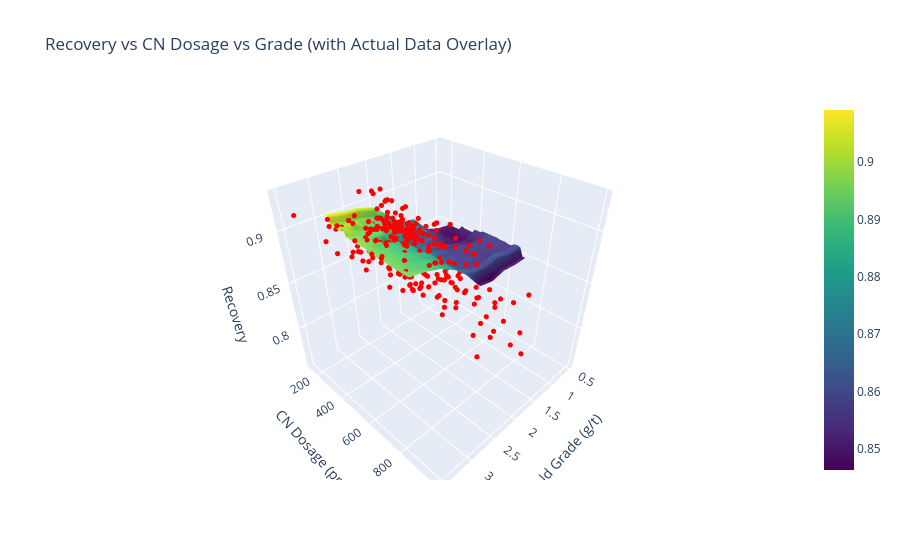

The notebook cell saved with this chart:
### Markdown cell above
### 📈 Plot 1: Daily CN Dosage Discrepancy Over Time
This plot shows the difference between the actual CN added and what your inverse solver estimated as the optimal dose.

### Key Observations:
* There’s high volatility in both directions — with overuse (positive) reaching >800 ppm and underuse dropping below −600 ppm.
* Early periods (mid-2024) show more consistent overdosing.
* Later periods (early 2025) show less magnitude and a more balanced spread — possibly indicating improving control or tighter reagent management over time.


### Plot 2: Monthly CN Overuse (kg) vs Recovery Error
This combined bar/line plot quantifies CN inefficiencies and their effect on gold recovery:
* Red bars: Total CN error by month (in kg) — positive = excess, negative = underdosage.
* Blue line: Average model-predicted recovery error (Predicted – Actual).

### Interpretation:
July–August 2024 had major overdosing (~60 kg/month) with little-to-no recovery benefit.
* From October 2024 onward, CN usage becomes more conservative (even underdosed) but recovery performance doesn’t collapse — a strong indicator that historical overdosing wasn’t justified.
* Useful for building a cost vs benefit analysis of reagent usage.

### Plot 3: Recovery Surface: CN vs Grade (3D)
This 3D surface shows how predicted gold recovery varies with grade (x-axis) and CN dosage (y-axis), while other parameters are held constant.

### Insights:
* Recovery increases with both grade and CN — as expected.
* Diminishing returns evident:
	- Going from 100 ppm to 400 ppm boosts recovery,
	- But above ~500 ppm, incremental gains flatten — especially at lower grades.
* For higher-grade ores, the same recovery can be achieved with less CN — a key principle in CN optimisation strategies.

### Code cell
# Limit CN range to realistic operational bounds (200–700 ppm)
cn_range_limited = np.linspace(200, 700, 30)
grades = np.linspace(0.5, 3.0, 10)
grade_grid, cn_grid = np.meshgrid(grades, cn_range_limited)
recovery_grid = np.zeros_like(grade_grid)

# Use median values for all other inputs
psd = df["Effective_Particle_Size_um"].median()
o2 = df["Dissolved_Oxygen_Profile_Ppm_Leach_Tank_01_Imputed"].median()
ag_au_ratio = df["Ag_Au_Feed_Ratio"].median()
carbon_conc = df["Avg_Carbon_Conc"].median()
gold_load = df["Total_Gold_Loading"].median()
carbon_sat = df["Gold_Carbon_Saturation"].median()
silver_load = df["Total_Silver_Loading"].median()
silver_gold_ratio = df["Silver_Gold_Loading_Ratio"].median()

# Fill in the surface grid with model predictions
for i in range(grade_grid.shape[0]):
    for j in range(grade_grid.shape[1]):
        g = grade_grid[i, j]
        c = cn_grid[i, j]
        input_data = pd.DataFrame([{
            "Leach_Feed_Grade_Au_Gt_Day": g,
            "Leach_Cn_Adds_ppm": c,
            "Dissolved_Oxygen_Profile_Ppm_Leach_Tank_01_Imputed": o2,
            "Effective_Particle_Size_um": psd,
            "Modelled_Recovery_LH_Fitted": simulate_lh_recovery_fitted(g, psd, o2, c),
            "CN_per_grade": c / g,
            "PSD_grade_ratio": psd / g,
            "O2_to_CN": o2 / c,
            "Ag_Au_Feed_Ratio": ag_au_ratio,
            "Avg_Carbon_Conc": carbon_conc,
            "Total_Gold_Loading": gold_load,
            "Gold_Carbon_Saturation": carbon_sat,
            "Total_Silver_Loading": silver_load,
            "Silver_Gold_Loading_Ratio": silver_gold_ratio,
            "CN_per_Gram_Au": c / g,
            "CN_x_AgAu_Ratio": c * ag_au_ratio,
            "Saturation_x_Grade": carbon_sat * g,
            "SilverGoldRatio_x_CNPerGram": silver_gold_ratio * (c / g)
        }])
        recovery_grid[i, j] = model_enhanced_full.predict(input_data)[0]

# Prepare actual historical data to overlay
historical_data = df[[
    "Leach_Feed_Grade_Au_Gt_Day", "Leach_Cn_Adds_ppm", "Au_Recovery_pct"
]].dropna()

# Plot with Plotly
fig = go.Figure()

# Add recovery surface
fig.add_trace(go.Surface(
    z=recovery_grid,
    x=grades,
    y=cn_range_limited,
    colorscale='Viridis',
    name="Predicted Recovery Surface"
))

# Overlay actual points
fig.add_trace(go.Scatter3d(
    x=historical_data["Leach_Feed_Grade_Au_Gt_Day"],
    y=historical_data["Leach_Cn_Adds_ppm"],
    z=historical_data["Au_Recovery_pct"],
    mode='markers',
    marker=dict(size=3, color='red'),
    name="Actual Plant Data"
))

fig.update_layout(
    title="Recovery vs CN Dosage vs Grade (with Actual Data Overlay)",
    scene=dict(
        xaxis_title="Gold Grade (g/t)",
        yaxis_title="CN Dosage (ppm)",
        zaxis_title="Recovery"
    )
)

fig.show()

### Figure 1 — Plotly figure (JSON) as saved in the notebook; plotly's stock layout.template omitted (floating-point values rounded to 4 significant figures; data arrays with more than 128 entries replaced by an {"elided": "..."} marker saying what was removed)
{"data": [{"colorscale": [[0, "#440154"], [0.1111, "#482878"], [0.2222, "#3e4989"], [0.3333, "#31688e"], [0.4444, "#26828e"], [0.5556, "#1f9e89"], [0.6667, "#35b779"], [0.7778, "#6ece58"], [0.8889, "#b5de2b"], [1, "#fde725"]], "name": "Predicted Recovery Surface", "type": "surface", "x": [0.5, 0.7778, 1.056, 1.333, 1.611, 1.889, 2.167, 2.444, 2.722, 3], "y": [200, 217.2, 234.5, 251.7, 269.0, 286.2, 303.4, 320.7, 337.9, 355.2, 372.4, 389.7, 406.9, 424.1, 441.4, 458.6, 475.9, 493.1, 510.3, 527.6, 544.8, 562.1, 579.3, 596.6, 613.8, 631.0, 648.3, 665.5, 682.8, 700], "z": {"elided": "30x10 float values"}}, {"marker": {"color": "red", "size": 3}, "mode": "markers", "name": "Actual Plant Data", "type": "scatter3d", "x": {"elided": "330 float values"}, "y": {"elided": "330 int values"}, "z": {"elided": "330 float values"}}], "layout": {"scene": {"xaxis": {"title": {"text": "Gold Grade (g/t)"}}, "yaxis": {"title": {"text": "CN Dosage (ppm)"}}, "zaxis": {"title": {"text": "Recovery"}}}, "title": {"text": "Recovery vs CN Dosage vs Grade (with Actual Data Overlay)"}}}
